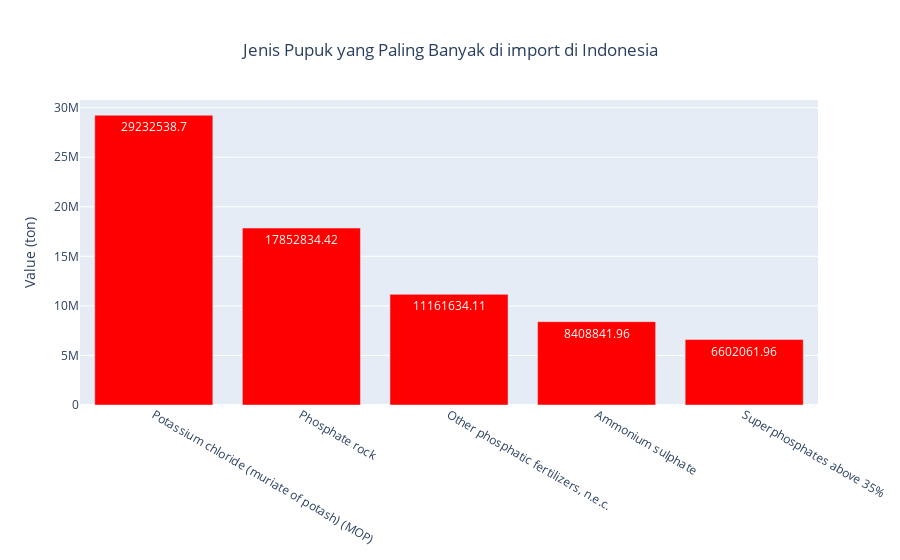

Notebook code for this chart:
### Code cell
most_fertilizer_import_item = indo_export_import.loc[indo_export_import.Element == 'Import Quantity'].groupby(['Item'])['Value'].sum().reset_index().sort_values(by= 'Value', ascending= False).head(5)
 
 fig = go.Figure(data=[go.Bar(x= most_fertilizer_import_item.Item,
                              y= most_fertilizer_import_item.Value,
                              text= most_fertilizer_import_item.Value,
                              marker_color= 'red')
                      ])
 fig.update_layout(title= {'text': 'Jenis Pupuk yang Paling Banyak di import di Indonesia',
                         'y':0.9,
                         'x':0.5,
                         'xanchor': 'center',
                         'yanchor': 'bottom'},
                  yaxis_title= 'Value (ton)')
fig.show()

### Figure 1 — Plotly figure (JSON) as saved in the notebook; plotly's stock layout.template omitted (floating-point values rounded to 4 significant figures)
{"data": [{"marker": {"color": "red"}, "text": [29230000.0, 17850000.0, 11160000.0, 8409000.0, 6602000.0], "type": "bar", "x": ["Potassium chloride (muriate of potash) (MOP)", "Phosphate rock", "Other phosphatic fertilizers, n.e.c.", "Ammonium sulphate", "Superphosphates above 35%"], "y": [29230000.0, 17850000.0, 11160000.0, 8409000.0, 6602000.0]}], "layout": {"title": {"text": "Jenis Pupuk yang Paling Banyak di import di Indonesia", "x": 0.5, "xanchor": "center", "y": 0.9, "yanchor": "bottom"}, "yaxis": {"title": {"text": "Value (ton)"}}}}
